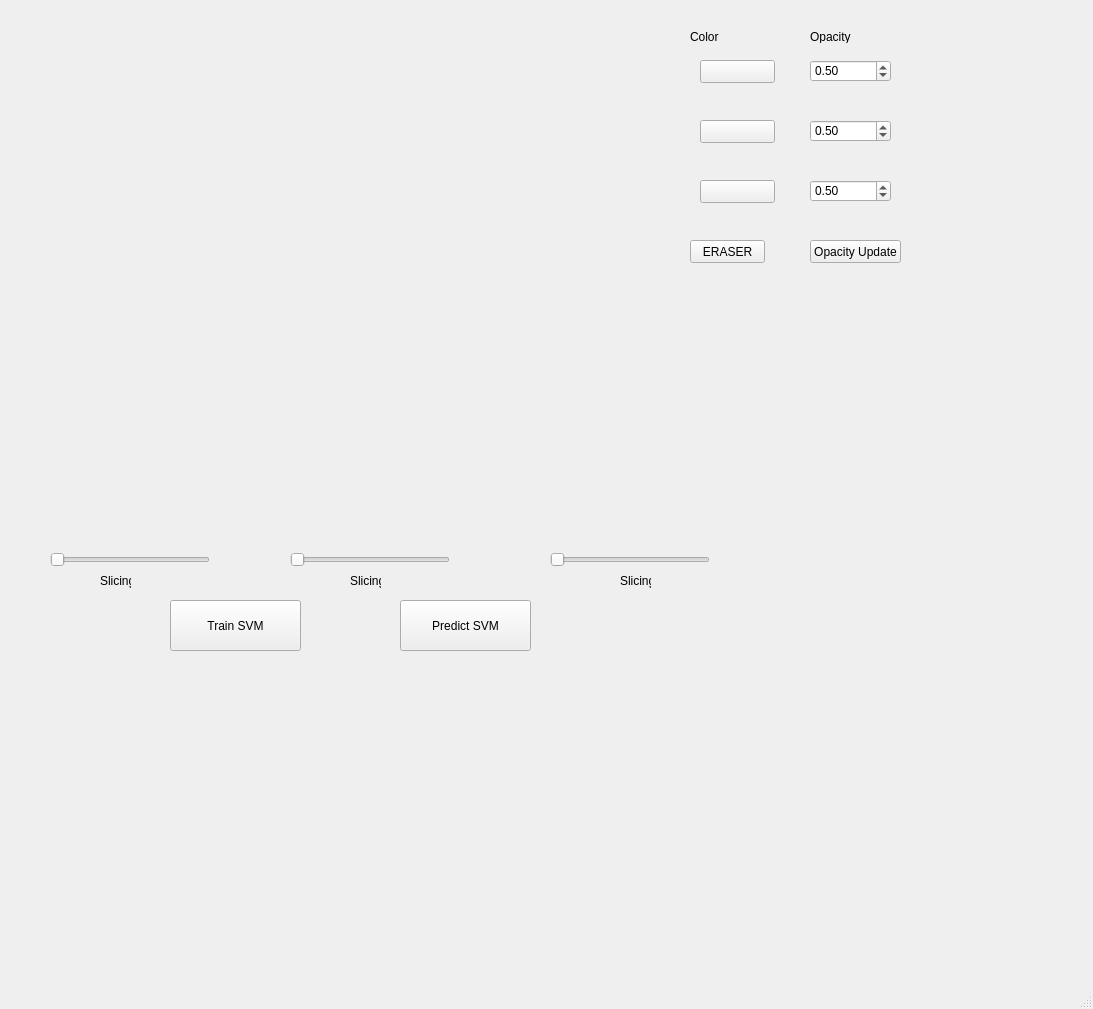
<?xml version="1.0" encoding="UTF-8"?>
<ui version="4.0">
 <class>VolVis</class>
 <widget class="QMainWindow" name="VolVis">
  <property name="geometry">
   <rect>
    <x>0</x>
    <y>0</y>
    <width>1093</width>
    <height>1009</height>
   </rect>
  </property>
  <property name="windowTitle">
   <string>MainWindow</string>
  </property>
  <property name="autoFillBackground">
   <bool>true</bool>
  </property>
  <widget class="QWidget" name="centralwidget">
   <widget class="QSlider" name="horizontalSliderLeft">
    <property name="geometry">
     <rect>
      <x>50</x>
      <y>550</y>
      <width>160</width>
      <height>19</height>
     </rect>
    </property>
    <property name="orientation">
     <enum>Qt::Horizontal</enum>
    </property>
   </widget>
   <widget class="QVTKWidget" name="qvtkWidgetLeft" native="true">
    <property name="geometry">
     <rect>
      <x>50</x>
      <y>330</y>
      <width>201</width>
      <height>201</height>
     </rect>
    </property>
   </widget>
   <widget class="QVTKWidget" name="qvtkWidgetRight" native="true">
    <property name="geometry">
     <rect>
      <x>550</x>
      <y>330</y>
      <width>201</width>
      <height>201</height>
     </rect>
    </property>
   </widget>
   <widget class="QVTKWidget" name="qvtkWidgetCenter" native="true">
    <property name="geometry">
     <rect>
      <x>290</x>
      <y>330</y>
      <width>201</width>
      <height>201</height>
     </rect>
    </property>
   </widget>
   <widget class="QSlider" name="horizontalSliderRight">
    <property name="geometry">
     <rect>
      <x>550</x>
      <y>550</y>
      <width>160</width>
      <height>19</height>
     </rect>
    </property>
    <property name="orientation">
     <enum>Qt::Horizontal</enum>
    </property>
   </widget>
   <widget class="QSlider" name="horizontalSliderCenter">
    <property name="geometry">
     <rect>
      <x>290</x>
      <y>550</y>
      <width>160</width>
      <height>19</height>
     </rect>
    </property>
    <property name="orientation">
     <enum>Qt::Horizontal</enum>
    </property>
   </widget>
   <widget class="QLabel" name="label">
    <property name="geometry">
     <rect>
      <x>100</x>
      <y>570</y>
      <width>31</width>
      <height>21</height>
     </rect>
    </property>
    <property name="text">
     <string>Slicing</string>
    </property>
   </widget>
   <widget class="QLabel" name="label_2">
    <property name="geometry">
     <rect>
      <x>350</x>
      <y>570</y>
      <width>31</width>
      <height>21</height>
     </rect>
    </property>
    <property name="text">
     <string>Slicing</string>
    </property>
   </widget>
   <widget class="QLabel" name="label_3">
    <property name="geometry">
     <rect>
      <x>620</x>
      <y>570</y>
      <width>31</width>
      <height>21</height>
     </rect>
    </property>
    <property name="text">
     <string>Slicing</string>
    </property>
   </widget>
   <widget class="QPushButton" name="pushButtonBlue">
    <property name="geometry">
     <rect>
      <x>700</x>
      <y>180</y>
      <width>75</width>
      <height>23</height>
     </rect>
    </property>
    <property name="font">
     <font>
      <family>Perpetua</family>
      <weight>75</weight>
      <bold>true</bold>
     </font>
    </property>
    <property name="autoFillBackground">
     <bool>true</bool>
    </property>
    <property name="text">
     <string/>
    </property>
   </widget>
   <widget class="QPushButton" name="pushButtonRed">
    <property name="geometry">
     <rect>
      <x>700</x>
      <y>60</y>
      <width>75</width>
      <height>23</height>
     </rect>
    </property>
    <property name="text">
     <string/>
    </property>
   </widget>
   <widget class="QPushButton" name="pushButtonGreen">
    <property name="geometry">
     <rect>
      <x>700</x>
      <y>120</y>
      <width>75</width>
      <height>23</height>
     </rect>
    </property>
    <property name="text">
     <string/>
    </property>
   </widget>
   <widget class="QPushButton" name="pushButtonEraser">
    <property name="geometry">
     <rect>
      <x>690</x>
      <y>240</y>
      <width>75</width>
      <height>23</height>
     </rect>
    </property>
    <property name="text">
     <string>ERASER</string>
    </property>
   </widget>
   <widget class="QPushButton" name="TrainSVM">
    <property name="geometry">
     <rect>
      <x>170</x>
      <y>600</y>
      <width>131</width>
      <height>51</height>
     </rect>
    </property>
    <property name="text">
     <string>Train SVM</string>
    </property>
   </widget>
   <widget class="QPushButton" name="PredictSVM">
    <property name="geometry">
     <rect>
      <x>400</x>
      <y>600</y>
      <width>131</width>
      <height>51</height>
     </rect>
    </property>
    <property name="text">
     <string>Predict SVM</string>
    </property>
   </widget>
   <widget class="QVTKWidget" name="qvtkWidgetMain" native="true">
    <property name="geometry">
     <rect>
      <x>230</x>
      <y>30</y>
      <width>291</width>
      <height>291</height>
     </rect>
    </property>
   </widget>
   <widget class="QDoubleSpinBox" name="doubleSpinBoxRed">
    <property name="geometry">
     <rect>
      <x>810</x>
      <y>60</y>
      <width>81</width>
      <height>22</height>
     </rect>
    </property>
    <property name="maximum">
     <double>1.000000000000000</double>
    </property>
    <property name="singleStep">
     <double>0.100000000000000</double>
    </property>
    <property name="value">
     <double>0.500000000000000</double>
    </property>
   </widget>
   <widget class="QDoubleSpinBox" name="doubleSpinBoxGreen">
    <property name="geometry">
     <rect>
      <x>810</x>
      <y>120</y>
      <width>81</width>
      <height>22</height>
     </rect>
    </property>
    <property name="maximum">
     <double>1.000000000000000</double>
    </property>
    <property name="singleStep">
     <double>0.100000000000000</double>
    </property>
    <property name="value">
     <double>0.500000000000000</double>
    </property>
   </widget>
   <widget class="QDoubleSpinBox" name="doubleSpinBoxBlue">
    <property name="geometry">
     <rect>
      <x>810</x>
      <y>180</y>
      <width>81</width>
      <height>22</height>
     </rect>
    </property>
    <property name="maximum">
     <double>1.000000000000000</double>
    </property>
    <property name="singleStep">
     <double>0.100000000000000</double>
    </property>
    <property name="value">
     <double>0.500000000000000</double>
    </property>
   </widget>
   <widget class="QPushButton" name="pushButtonOpacity">
    <property name="geometry">
     <rect>
      <x>810</x>
      <y>240</y>
      <width>91</width>
      <height>23</height>
     </rect>
    </property>
    <property name="text">
     <string>Opacity Update</string>
    </property>
   </widget>
   <widget class="QLabel" name="label_4">
    <property name="geometry">
     <rect>
      <x>810</x>
      <y>30</y>
      <width>46</width>
      <height>13</height>
     </rect>
    </property>
    <property name="text">
     <string>Opacity</string>
    </property>
   </widget>
   <widget class="QLabel" name="label_5">
    <property name="geometry">
     <rect>
      <x>690</x>
      <y>30</y>
      <width>46</width>
      <height>13</height>
     </rect>
    </property>
    <property name="text">
     <string>Color</string>
    </property>
   </widget>
  </widget>
  <widget class="QMenuBar" name="menubar">
   <property name="geometry">
    <rect>
     <x>0</x>
     <y>0</y>
     <width>1093</width>
     <height>21</height>
    </rect>
   </property>
  </widget>
  <widget class="QStatusBar" name="statusbar"/>
  <action name="actionOpen">
   <property name="text">
    <string>Load File</string>
   </property>
  </action>
  <action name="actionLoad_Predicted_Output">
   <property name="text">
    <string>Load Predicted Output</string>
   </property>
  </action>
 </widget>
 <customwidgets>
  <customwidget>
   <class>QVTKWidget</class>
   <extends>QWidget</extends>
   <header>QVTKWidget.h</header>
  </customwidget>
 </customwidgets>
 <resources/>
 <connections/>
 <slots>
  <slot>slot()</slot>
 </slots>
</ui>
